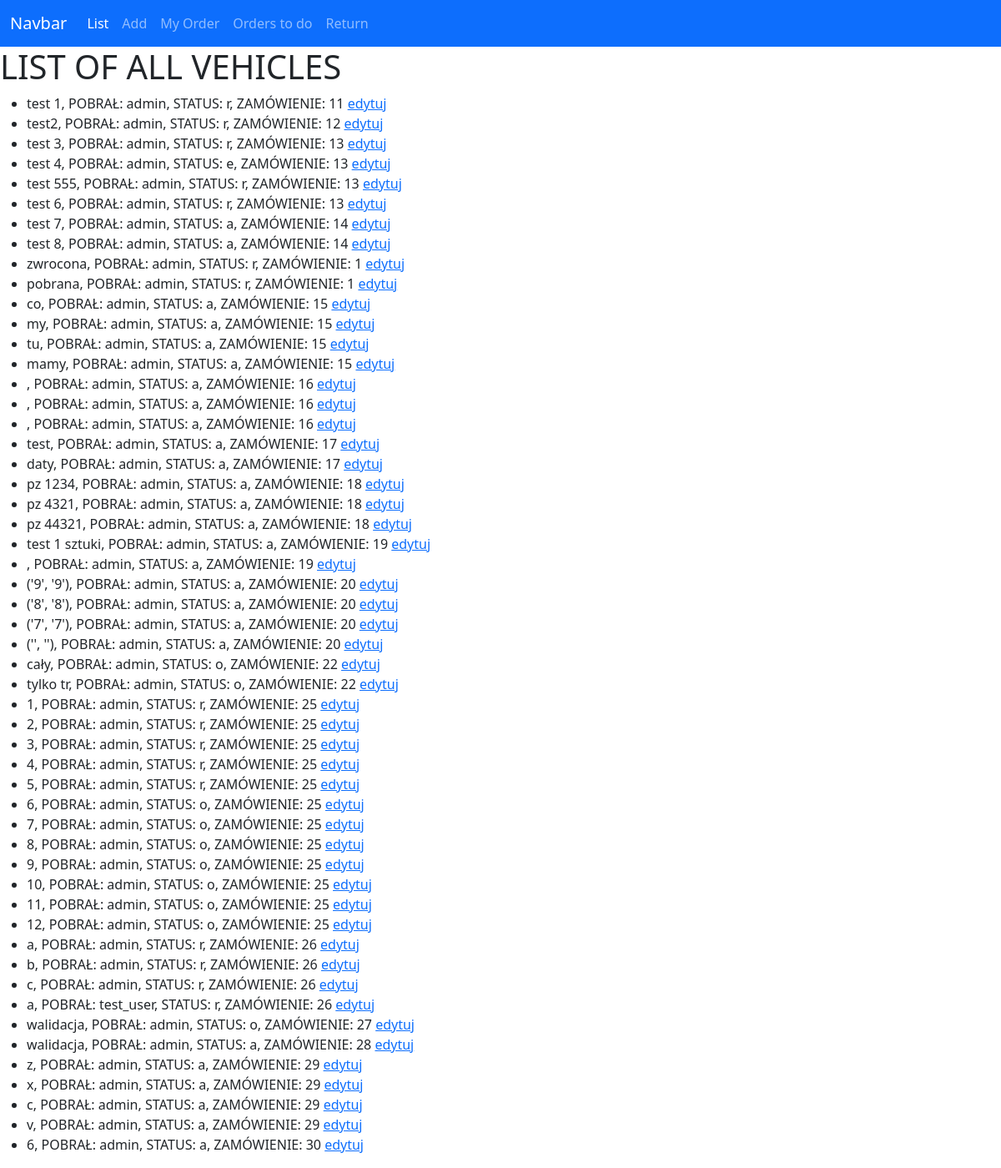
Before: /files/list/ with the older database file.
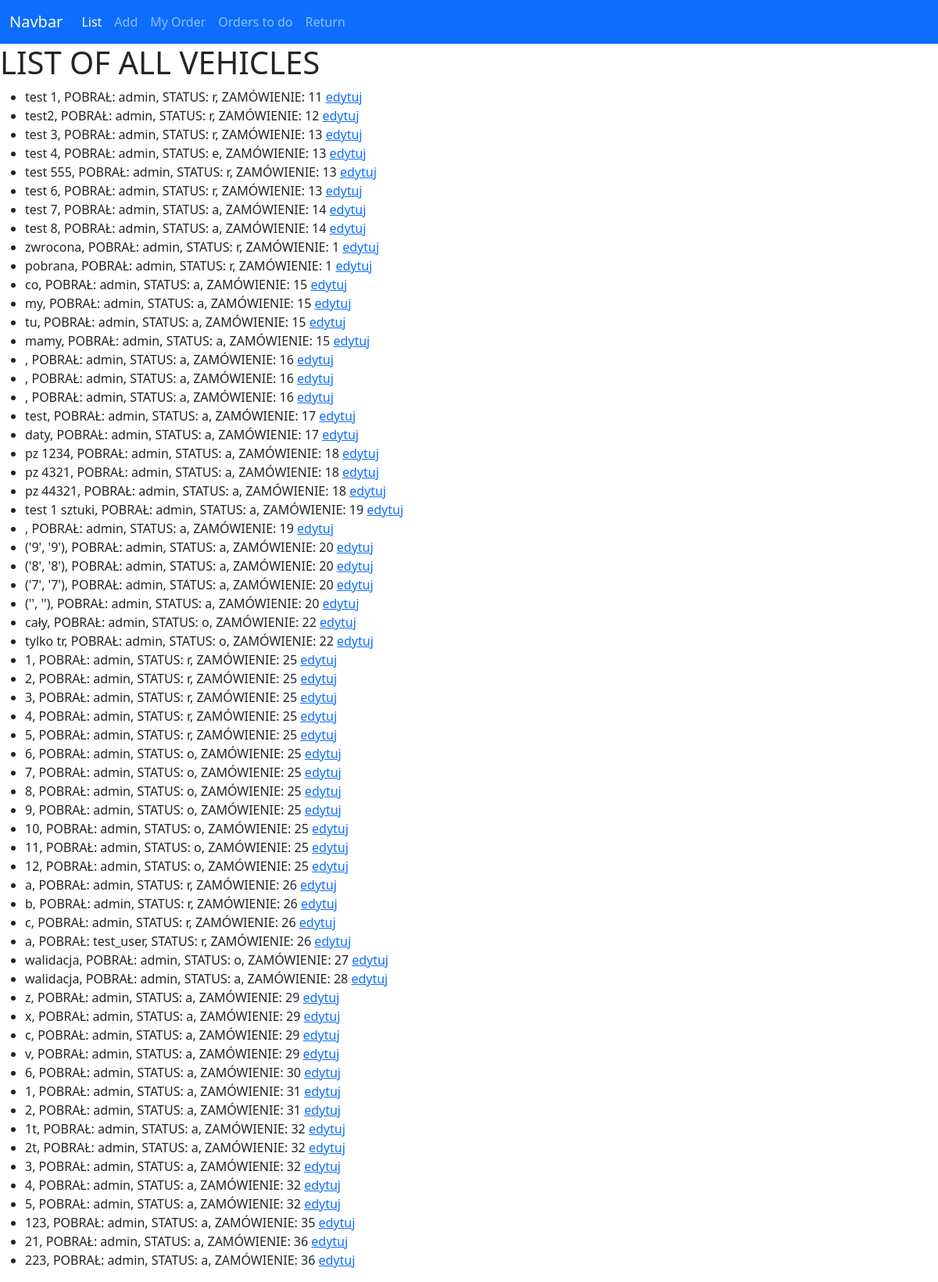
After: the same page with the newer database file.
### files/models.py (models this page shows, shortened)
class Vehicle(models.Model):
    tr = models.CharField(max_length=8)
    transfer_date = models.DateTimeField(blank=True, null=True)
    return_date = models.DateTimeField(blank=True, null=True)
    responsible_person = models.ForeignKey(User, related_name="vehicles", on_delete=models.RESTRICT)
    comments = models.CharField(max_length=100, null=True, blank=True)
    LOAN_STATUS = (
        ('a', 'Awaits'),
        ('o', 'On Loan'),
        ('r', 'Returned'),
        ('e', 'rejected')
    )
    status = models.CharField(max_length=1, blank=True, choices=LOAN_STATUS, default='a')
    order = models.ForeignKey(Order, related_name="vehicles", on_delete=models.SET_NULL, null=True)
    returner = models.ForeignKey(User, related_name='vehicles_returner', on_delete=models.CASCADE, null=True, blank=True)
    def __str__(self) -> str:
        return f"{self.tr}, POBRAŁ: {self.responsible_person}, STATUS: {self.status}, ZAMÓWIENIE: {self.order.id}"

class Order(models.Model):
    order_date = models.DateTimeField()
    orderer = models.ForeignKey(User, related_name="orders", on_delete=models.RESTRICT)

### files/views.py (the view)
# urls.py: path('list/', views.ListAllVechicles.as_view(), name='list'),
class ListAllVechicles(ListView):
    model = Vehicle
    template_name = 'files/list.html'
    context_object_name = 'vehicle_list'

### files/templates/files/list.html
{% extends 'home.html' %}
{% block content %}
    <h1>LIST OF ALL VEHICLES</h1>
    <ul>
        {% for car in vehicle_list %}
            <li>{{car}} <a href="/files/update/{{car.id}}/">edytuj</a></li>
        {% endfor %}
    </ul>
{% endblock content %}

Changed rows visible on the page:
added Vehicle: tr+responsible_person+status "1, POBRAŁ: admin, STATUS: a, ZAMÓWIENIE: 31"
added Vehicle: tr+responsible_person+status "2, POBRAŁ: admin, STATUS: a, ZAMÓWIENIE: 31"
added Vehicle: tr+responsible_person+status "1t, POBRAŁ: admin, STATUS: a, ZAMÓWIENIE: 32"
added Vehicle: tr+responsible_person+status "2t, POBRAŁ: admin, STATUS: a, ZAMÓWIENIE: 32"
added Vehicle: tr+responsible_person+status "3, POBRAŁ: admin, STATUS: a, ZAMÓWIENIE: 32"
added Vehicle: tr+responsible_person+status "4, POBRAŁ: admin, STATUS: a, ZAMÓWIENIE: 32"
added Vehicle: tr+responsible_person+status "5, POBRAŁ: admin, STATUS: a, ZAMÓWIENIE: 32"
added Vehicle: tr+responsible_person+status "123, POBRAŁ: admin, STATUS: a, ZAMÓWIENIE: 35"
added Vehicle: tr+responsible_person+status "21, POBRAŁ: admin, STATUS: a, ZAMÓWIENIE: 36"
added Vehicle: tr+responsible_person+status "223, POBRAŁ: admin, STATUS: a, ZAMÓWIENIE: 36"
